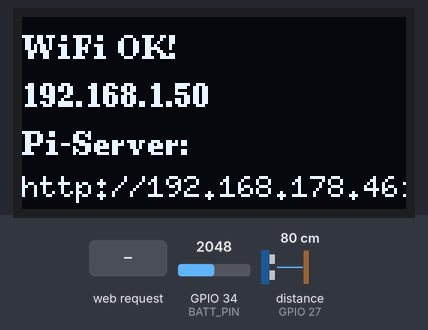
The sketch below on a simulated ESP32. On the bench: 128×64 one-colour display. Wiring (inferred from the names in the program): ultrasonic range finder: trigger GPIO 25; echo GPIO 27. Inputs (shaded band) come from the test bench; at power-on: GPIO 34 (BATT_PIN) = 2048, distance to the obstacle (sensor on GPIO 27) 80 cm. The echo pulse lasts 58.3 µs per cm; WiFi joins after 1.5 s; servers stay silent unless stated; uploads are accepted with an empty reply; what the sketch prints to the serial monitor is not drawn.

Above: at 1.6 s.
At 6.7 s:
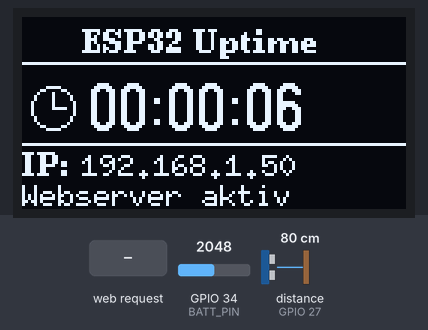
6.8 s: HTTP request GET /display/off received
At 7.8 s:
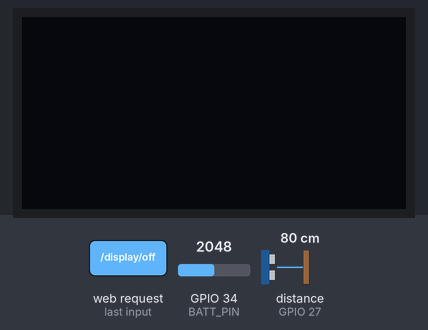
8.3 s: HTTP request GET /display/on received
At 8.7 s:
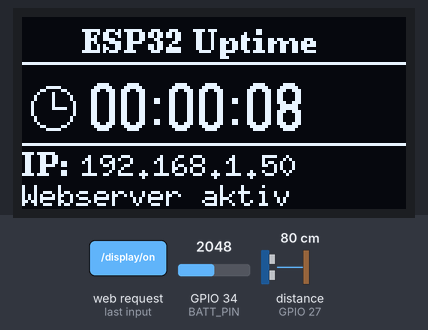
10.8 s: HTTP request GET /display/off?multimeter=OK received
At 12.0 s:
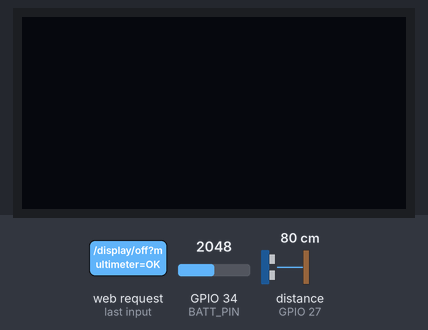
Timing chart, 0 to 13.8 s (numbered marks = the images above; inputs shaded):
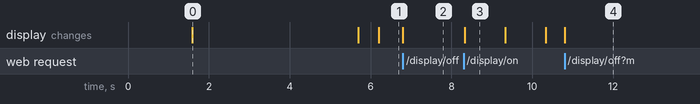

The sketch:

Uptime_Schall.ino
```cpp
// ================================================================
//  ESP32 Batterie-Monitor
//  AZ-Delivery Mini D1 ESP32 (WROOM-32)
//
//  Komponenten:
//    - 1.30" IIC OLED Display V2.1 (SH1106)
//    - HC-SR04 Ultraschallsensor
//    - Batteriespannungsmessung via Spannungsteiler
//    - Lokaler Webserver (Port 80) mit Display Ein/Aus Button
//    - HTTP POST an Raspberry Pi alle 10 Sekunden
//
//  Pin-Belegung:
//    GPIO21 -> OLED SDA
//    GPIO22 -> OLED SCK
//    GPIO25 -> HC-SR04 TRIG
//    GPIO27 -> HC-SR04 ECHO
//    GPIO34 -> Spannungsteiler Batterie (ADC1)
//    3V3    -> OLED VDD, HC-SR04 VCC (nur HC-SR04+)
//    GND    -> OLED GND, HC-SR04 GND
//
//  Libraries: U8g2 (Library Manager), alle anderen im ESP32 Core
//  Board: ESP32 Dev Module (NICHT D1_MINI32!)
//
//  Changelog:
//    v1.0 - Grundversion: Uptime, Distanz, Webserver
//    v1.1 - HTTP POST an Raspberry Pi
//    v1.2 - Batteriespannungsmessung
//    v1.3 - Display Ein/Aus Button auf Webseite
//    v1.4 - Kalibrierungsfaktor per Webseite einstellbar
// ================================================================

#include <Arduino.h>
#include <U8g2lib.h>
#include <Wire.h>
#include <WiFi.h>
#include <WebServer.h>
#include <HTTPClient.h>

// ================================================================
//  KONFIGURATION - HIER ANPASSEN
// ================================================================
const char* ssid     = "GeGe24G";
const char* password = "KatrinHat12";

// IP des Raspberry Pi eintragen!
const char* serverUrl    = "http://192.168.178.46:5000/api/data";

// Sendeintervall in Millisekunden (10 Sekunden)
const unsigned long SEND_INTERVAL = 10000;

// ================================================================
//  DISPLAY (SH1106 128x64, I2C)
// ================================================================
#define I2C_SDA 21
#define I2C_SCL 22
U8G2_SH1106_128X64_NONAME_F_HW_I2C u8g2(U8G2_R0, U8X8_PIN_NONE);

// ================================================================
//  HC-SR04 PINS
// ================================================================
#define TRIG_PIN 25
#define ECHO_PIN 27

// ================================================================
//  BATTERIE ADC
// ================================================================
#define BATT_PIN  34
#define R1        100000.0   // 100 kOhm (Reichelt: MPR 100K)
#define R2        27000.0    // 27 kOhm  (Reichelt: METALL 27,0K)
#define ADC_REF   3.3
#define ADC_MAX   4095.0

// Kalibrierungsfaktor - jetzt als Variable (aenderbar per Webseite!)
// Berechnung: kaliWert = Multimeter_Wert / Angezeigter_Wert
// Beispiel: Multimeter 12.53V, Webseite zeigt 8.28V -> 12.53 / 8.28 = 1.513
float kaliFaktor = 1.05;

// ================================================================
//  WEBSERVER
// ================================================================
WebServer server(80);

// ================================================================
//  GLOBALE VARIABLEN
// ================================================================
float distanzCm    = 0.0;
float battSpannung = 0.0;
bool  displayAn    = true; // Display-Status: true = AN, false = AUS

unsigned long letzteMessung  = 0;
unsigned long letzteAnzeige  = 0;
unsigned long letzterSend    = 0;

// Statusmeldung fuer Kalibrierung (wird kurz auf Webseite angezeigt)
String kaliStatus = "";
unsigned long kaliStatusZeit = 0;

// ================================================================
//  HILFSFUNKTIONEN
// ================================================================
float messeDistanz() {
  digitalWrite(TRIG_PIN, LOW);
  delayMicroseconds(2);
  digitalWrite(TRIG_PIN, HIGH);
  delayMicroseconds(10);
  digitalWrite(TRIG_PIN, LOW);
  long dauer = pulseIn(ECHO_PIN, HIGH, 30000);
  if (dauer == 0) return -1.0;
  return (dauer * 0.0343) / 2.0;
}

float messeBatterie() {
  long summe = 0;
  for (int i = 0; i < 16; i++) {
    summe += analogRead(BATT_PIN);
    delay(5);
  }
  float vPin = (summe / 16.0 / ADC_MAX) * ADC_REF;
  return vPin * ((R1 + R2) / R2) * kaliFaktor;
}

String ladestandText(float v) {
  if (v >= 12.7) return "100% - Voll";
  if (v >= 12.4) return "75%";
  if (v >= 12.2) return "50%";
  if (v >= 12.0) return "25%";
  if (v >= 11.8) return "Schwach!";
  return "LEER!";
}

String uptimeString() {
  unsigned long ms  = millis();
  unsigned long sek = ms / 1000;
  unsigned long min = sek / 60;
  unsigned long std = min / 60;
  sek = sek % 60;
  min = min % 60;
  char buf[12];
  snprintf(buf, sizeof(buf), "%02lu:%02lu:%02lu", std, min, sek);
  return String(buf);
}

// ================================================================
//  DISPLAY EIN/AUS HANDLER
// ================================================================
void handleDisplayOn() {
  displayAn = true;
  u8g2.setPowerSave(0);        // Display physisch einschalten
  server.sendHeader("Location", "/");
  server.send(302, "text/plain", "");
}

void handleDisplayOff() {
  displayAn = false;
  u8g2.setPowerSave(1);        // Display physisch ausschalten (spart Strom!)
  server.sendHeader("Location", "/");
  server.send(302, "text/plain", "");
}

// ================================================================
//  KALIBRIERUNG HANDLER
// ================================================================
void handleKalibrierung() {
  // Multimeter-Wert aus dem Formular lesen
  if (server.hasArg("multimeter")) {
    float multimeterWert = server.arg("multimeter").toFloat();

    // Plausibilitaetspruefung
    if (multimeterWert < 8.0 || multimeterWert > 16.0) {
      kaliStatus = "FEHLER: Wert muss zwischen 8.0V und 16.0V liegen!";
    } else if (battSpannung < 1.0) {
      kaliStatus = "FEHLER: Kein gueltiger Messwert vom ADC!";
    } else {
      // Aktuellen Rohwert ohne kaliFaktor berechnen
      float rohwert = battSpannung / kaliFaktor;

      // Neuen Kalibrierungsfaktor berechnen
      float neuerFaktor = multimeterWert / rohwert;

      // Sicherheitsgrenze: Faktor muss realistisch sein
      if (neuerFaktor < 0.5 || neuerFaktor > 3.0) {
        kaliStatus = "FEHLER: Berechneter Faktor ausserhalb Bereich (0.5-3.0)!";
      } else {
        kaliFaktor = neuerFaktor;
        kaliStatus = "OK: Kalibrierungsfaktor gesetzt auf " + String(kaliFaktor, 3);
        Serial.println("Neuer kaliFaktor: " + String(kaliFaktor, 4));
      }
    }
  } else {
    kaliStatus = "FEHLER: Kein Wert empfangen!";
  }

  kaliStatusZeit = millis();
  server.sendHeader("Location", "/");
  server.send(302, "text/plain", "");
}

// ================================================================
//  HTTP POST AN RASPBERRY PI
// ================================================================
void sendeAnServer() {
  if (WiFi.status() != WL_CONNECTED) return;

  HTTPClient http;
  http.begin(serverUrl);
  http.addHeader("Content-Type", "application/json");

  String distStr = (distanzCm < 0 || distanzCm > 400)
                   ? "-1" : String(distanzCm, 1);

  String json = "{";
  json += "\"uptime\":\"" + uptimeString() + "\",";
  json += "\"uptime_ms\":" + String(millis()) + ",";
  json += "\"distanz_cm\":" + distStr + ",";
  json += "\"batterie_v\":" + String(battSpannung, 2) + ",";
  json += "\"display_an\":" + String(displayAn ? "true" : "false") + ",";
  json += "\"kali_faktor\":" + String(kaliFaktor, 4) + ",";
  json += "\"ip\":\"" + WiFi.localIP().toString() + "\"";
  json += "}";

  int httpCode = http.POST(json);
  if (httpCode == 200) {
    Serial.println("POST OK: " + json);
  } else {
    Serial.println("POST Fehler: " + String(httpCode));
  }
  http.end();
}

// ================================================================
//  LOKALE WEBSEITE (ESP32 Webserver Port 80)
// ================================================================
void handleRoot() {
  String uptimeStr   = uptimeString();
  String distanzText = (distanzCm < 0 || distanzCm > 400)
                       ? "Kein Objekt" : String(distanzCm, 1) + " cm";

  // Statusmeldung nur 5 Sekunden anzeigen
  String aktuellerKaliStatus = "";
  if (kaliStatus != "" && (millis() - kaliStatusZeit) < 5000) {
    aktuellerKaliStatus = kaliStatus;
  }

  String html = R"rawhtml(
<!DOCTYPE html>
<html lang="de">
<head>
  <meta charset="UTF-8">
  <meta http-equiv="refresh" content="2">
  <meta name="viewport" content="width=device-width, initial-scale=1">
  <title>ESP32 Dashboard</title>
  <style>
    body { font-family:'Segoe UI',Arial,sans-serif; background:#1a1a2e;
           color:#eee; display:flex; flex-direction:column; align-items:center;
           justify-content:center; min-height:100vh; margin:0; padding:20px; }
    h1   { color:#00d4aa; margin-bottom:6px; font-size:1.8em; }
    .subtitle { color:#aaa; margin-bottom:30px; font-size:.9em; }
    .cards { display:flex; flex-wrap:wrap; gap:12px; justify-content:center;
             margin-bottom:20px; }
    .card { background:#16213e; border-radius:16px; padding:22px 36px;
            min-width:200px; text-align:center;
            box-shadow:0 4px 24px rgba(0,0,0,.4); }
    .card-title { font-size:.8em; text-transform:uppercase; letter-spacing:2px;
                  color:#888; margin-bottom:8px; }
    .card-value { font-size:2.4em; font-weight:bold; }
    .card-sub   { font-size:.9em; color:#aaa; margin-top:6px; }
    .uptime   .card-value { color:#00d4aa; }
    .distanz  .card-value { color:#e8b86d; }
    .batterie .card-value { color:#a8e063; }
    .dot { display:inline-block; width:10px; height:10px; background:#00ff88;
           border-radius:50%; margin-right:6px; animation:blink 1s infinite; }
    @keyframes blink { 0%,100%{opacity:1} 50%{opacity:.2} }
    .btn {
      display:inline-block; margin-top:14px; padding:10px 24px;
      border-radius:10px; text-decoration:none; font-weight:bold;
      font-size:.95em; transition:opacity .2s; cursor:pointer;
    }
    .btn:hover { opacity:.75; }
    .btn-off { background:#ff6b6b22; color:#ff6b6b; border:2px solid #ff6b6b; }
    .btn-on  { background:#00d4aa22; color:#00d4aa; border:2px solid #00d4aa; }
    .status-an  { color:#00ff88; }
    .status-aus { color:#ff6b6b; }

    /* Kalibrierungs-Box */
    .kali-box {
      background:#16213e; border-radius:16px; padding:24px 32px;
      width:100%; max-width:480px; margin-bottom:16px;
      box-shadow:0 4px 24px rgba(0,0,0,.4);
      border:1px solid #0f3460;
    }
    .kali-box h3 { color:#e8b86d; margin-bottom:4px; font-size:1.0em;
                   text-transform:uppercase; letter-spacing:2px; }
    .kali-info { font-size:.85em; color:#888; margin-bottom:16px; }
    .kali-row { display:flex; align-items:center; gap:10px; flex-wrap:wrap;
                justify-content:center; }
    .kali-row label { color:#aaa; font-size:.9em; }
    .kali-row input[type=number] {
      background:#0f3460; color:#eee; border:1px solid #00d4aa;
      border-radius:8px; padding:8px 12px; font-size:1.1em;
      width:110px; text-align:center;
    }
    .kali-row input[type=number]:focus { outline:none; border-color:#e8b86d; }
    .btn-kali {
      background:#e8b86d22; color:#e8b86d; border:2px solid #e8b86d;
      border-radius:10px; padding:9px 20px; font-weight:bold;
      font-size:.95em; cursor:pointer; transition:opacity .2s;
    }
    .btn-kali:hover { opacity:.75; }
    .kali-aktuell { font-size:.85em; color:#888; margin-top:10px; }
    .kali-status-ok  { color:#00ff88; font-size:.9em; margin-top:8px; font-weight:bold; }
    .kali-status-err { color:#ff6b6b; font-size:.9em; margin-top:8px; font-weight:bold; }

    .footer { margin-top:20px; font-size:.75em; color:#555; }
  </style>
</head>
<body>
  <h1>&#128268; ESP32 Dashboard v1.4</h1>
  <p class="subtitle"><span class="dot"></span>Live &ndash; aktualisiert alle 2s</p>

  <div class="cards">
    <div class="card uptime">
      <div class="card-title">&#9201; Uptime</div>
      <div class="card-value">)rawhtml";
  html += uptimeStr;
  html += R"rawhtml(</div>
    </div>

    <div class="card distanz">
      <div class="card-title">&#128268; Distanz</div>
      <div class="card-value">)rawhtml";
  html += distanzText;
  html += R"rawhtml(</div>
    </div>

    <div class="card batterie">
      <div class="card-title">&#128267; Batterie</div>
      <div class="card-value">)rawhtml";
  html += String(battSpannung, 2) + " V";
  html += R"rawhtml(</div>
      <div class="card-sub">)rawhtml";
  html += ladestandText(battSpannung);
  html += R"rawhtml(</div>
    </div>
    <!-- Display Ein/Aus Karte -->
    <div class="card">
      <div class="card-title">&#128261; Display</div>)rawhtml";

  if (displayAn) {
    html += R"rawhtml(
      <div class="card-value status-an">AN</div>
      <a href="/display/off" class="btn btn-off">Ausschalten</a>)rawhtml";
  } else {
    html += R"rawhtml(
      <div class="card-value status-aus">AUS</div>
      <a href="/display/on" class="btn btn-on">Einschalten</a>)rawhtml";
  }

  html += R"rawhtml(
    </div>
  </div>

  <!-- Kalibrierungs-Box -->
  <div class="kali-box">
    <h3>&#9881; Batterie Kalibrierung</h3>
    <p class="kali-info">
      Multimeter-Wert eingeben &rarr; Kalibrierungsfaktor wird automatisch berechnet.
      Kein Neu-Flashen noetig!
    </p>
    <form action="/kalibrierung" method="GET">
      <div class="kali-row">
        <label>Multimeter zeigt:</label>
        <input type="number" name="multimeter" step="0.01" min="8.0" max="16.0"
               placeholder="z.B. 12.53" required>
        <span style="color:#aaa">V</span>
        <button type="submit" class="btn-kali">&#10003; Kalibrieren</button>
      </div>
    </form>
    <p class="kali-aktuell">
      Aktueller Faktor: <strong style="color:#e8b86d">)rawhtml";
  html += String(kaliFaktor, 4);
  html += R"rawhtml(</strong>
      &nbsp;&bull;&nbsp; ESP32 misst gerade: <strong style="color:#a8e063">)rawhtml";
  html += String(battSpannung, 2) + " V";
  html += R"rawhtml(</strong>
    </p>)rawhtml";

  // Statusmeldung anzeigen falls vorhanden
  if (aktuellerKaliStatus != "") {
    if (aktuellerKaliStatus.startsWith("OK")) {
      html += "<p class=\"kali-status-ok\">&#10003; " + aktuellerKaliStatus + "</p>";
    } else {
      html += "<p class=\"kali-status-err\">&#10005; " + aktuellerKaliStatus + "</p>";
    }
  }

  html += R"rawhtml(
  </div> <!-- /cards -->

  <div class="footer">)rawhtml";
  html += WiFi.localIP().toString();
  html += R"rawhtml( &bull; v1.4 &bull; Sendet alle 10s an Raspberry Pi</div>
</body>
</html>)rawhtml";

  server.send(200, "text/html; charset=utf-8", html);
}

// ================================================================
//  SETUP
// ================================================================
void setup() {
  Serial.begin(115200);

  // Display initialisieren
  Wire.begin(I2C_SDA, I2C_SCL);
  u8g2.begin();

  // HC-SR04
  pinMode(TRIG_PIN, OUTPUT);
  pinMode(ECHO_PIN, INPUT);

  // ADC Daempfung fuer maximalen Messbereich
  analogSetAttenuation(ADC_11db);

  // WLAN verbinden
  Serial.print("Verbinde mit WLAN");
  WiFi.begin(ssid, password);

  u8g2.clearBuffer();
  u8g2.setFont(u8g2_font_ncenB08_tr);
  u8g2.drawStr(0, 20, "Verbinde WLAN...");
  u8g2.sendBuffer();

  while (WiFi.status() != WL_CONNECTED) {
    delay(500);
    Serial.print(".");
  }
  Serial.println("\nIP: " + WiFi.localIP().toString());

  u8g2.clearBuffer();
  u8g2.setFont(u8g2_font_ncenB08_tr);
  u8g2.drawStr(0, 14, "WiFi OK!");
  u8g2.drawStr(0, 30, WiFi.localIP().toString().c_str());
  u8g2.drawStr(0, 46, "Pi-Server:");
  u8g2.setFont(u8g2_font_6x10_tr);
  u8g2.drawStr(0, 60, serverUrl);
  u8g2.sendBuffer();
  delay(4000);

  // Alle Routen registrieren
  server.on("/",             handleRoot);
  server.on("/display/on",   handleDisplayOn);
  server.on("/display/off",  handleDisplayOff);
  server.on("/kalibrierung", handleKalibrierung);
  server.begin();
  Serial.println("Webserver v1.4 gestartet.");
  Serial.println("Kalibrierungsfaktor: " + String(kaliFaktor, 4));
}

// ================================================================
//  LOOP
// ================================================================
void loop() {
  server.handleClient();

  unsigned long jetzt = millis();

  // Sensoren alle 500ms messen
  if (jetzt - letzteMessung >= 500) {
    letzteMessung = jetzt;
    distanzCm    = messeDistanz();
    battSpannung = messeBatterie();
  }

  // Display alle 500ms aktualisieren - NUR wenn Display AN ist!
  if (jetzt - letzteAnzeige >= 500 && displayAn) {
    letzteAnzeige = jetzt;

    String uptimeStr = uptimeString();
    String ipStr     = WiFi.localIP().toString();

    // Uptime Bereich
    u8g2.clearBuffer();
    u8g2.setFont(u8g2_font_ncenB08_tr);
    u8g2.drawStr(20, 12, "ESP32 Uptime");
    u8g2.drawHLine(0, 15, 128);
    u8g2.drawCircle(10, 30, 7);
    u8g2.drawLine(10, 30, 10, 25);
    u8g2.drawLine(10, 30, 14, 30);
    u8g2.setFont(u8g2_font_logisoso16_tr);
    u8g2.drawStr(22, 38, uptimeStr.c_str());

    // Trennlinie + IP-Adresse
    u8g2.drawHLine(0, 42, 128);
    u8g2.setFont(u8g2_font_ncenB08_tr);
    u8g2.drawStr(0, 53, "IP:");
    u8g2.setFont(u8g2_font_6x10_tr);
    u8g2.drawStr(20, 53, ipStr.c_str());
    u8g2.drawStr(0, 63, "Webserver aktiv");
    u8g2.sendBuffer();
  }

  // Alle 10 Sekunden Daten an Raspberry Pi senden
  if (jetzt - letzterSend >= SEND_INTERVAL) {
    letzterSend = jetzt;
    sendeAnServer();
  }
}
```

Measured:
- after the input at 6.8 s, the display: changes at once (image 2)
- after the input at 8.3 s, the display: changes at once (image 3)
- after the input at 10.8 s, the display: changes at once (image 4)
- what the display in image 0 shows lasts 4.1 s, from 1.6 s to 5.7 s
- what the display in image 3 shows lasts 1.0 s, from 8.3 s to 9.3 s
